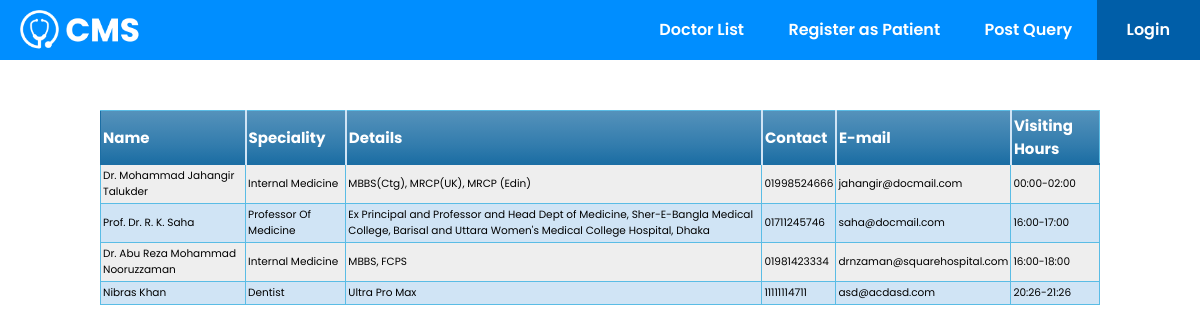
The app's page /doclist.php with its own data.
### tables this page shows
CREATE TABLE `doctor` (
  `id` int(5) NOT NULL,
  `username` varchar(50) NOT NULL,
  `Name` varchar(50) NOT NULL,
  `password` varchar(200) NOT NULL,
  `phone` varchar(15) NOT NULL,
  `Address` text NOT NULL,
  `hireDate` date NOT NULL,
  `resignDate` date DEFAULT NULL,
  `visitingHour` varchar(20) NOT NULL,
  `email` varchar(50) NOT NULL,
  `Speciality` varchar(50) NOT NULL,
  `Details` text DEFAULT NULL
);

### doclist.php (the view, shortened to what this page needs)
<?php
require "includes/db_connect.inc.php";
$sql_table = "Select Name,phone,visitingHour,email,speciality,details from doctor WHERE resignDate IS NULL ORDER BY hireDate DESC";
$result = mysqli_query($conn, $sql_table);
?>
<!DOCTYPE html>
<html lang="en">
<head>
<link rel="stylesheet" type="text/css" href="StyleSheet/topNav.css">
<link rel="stylesheet" type="text/css" href="StyleSheet/footer.css">
<link rel="stylesheet" type="text/css" href="StyleSheet/common.css">
<link rel="stylesheet" type="text/css" href="StyleSheet/table.css">
</head>
<body>
	<?php
		if(isset($_SESSION["userid"]) && isset($_SESSION["username"]))
		{
			include 'includes/homeTopNavIfLoggedIn.php';
		}
		else
		{
			include 'includes/homeTopNav.php';
		}
	?>
	<section class="common_container">
		<table style="margin-top: 50px" class="blueTable">
	            <thead>
	              <tr>
	                <th>Name</th>
	                <th>Speciality</th>
	                <th>Details</th>
	                <th>Contact</th>
	                <th>E-mail</th>
	                <th>Visiting Hours</th>
	              </tr>
	            </thead>
	            <tbody>
	              <?php while($row = mysqli_fetch_assoc($result)) { ?>
	              		<tr>
		                  <td><?php echo $row['Name']; ?></td>
		                  <td><?php echo $row['speciality']; ?></td>
		                  <td><?php echo $row['details'];?></td>
		                  <td><?php echo $row['phone']; ?></td>
		                  <td><?php echo $row['email']; ?></td>
		                  <td><?php echo $row['visitingHour']; ?></td>
	                	</tr>
	              	<?php } ?>
	            </tbody>
	          </table>
	</section>
</body>
</html>

### StyleSheet/common.css (style rules this page uses)
* { margin: 0; padding: 0; }
body { font-family: 'Poppins', sans-serif; scroll-behavior: smooth; }
.common_container { width: 1000px; margin-left: 50%; transform: translate(-50%); }

### StyleSheet/table.css (style rules this page uses)
table.blueTable { table-layout: auto ; width: 100% ; border: 1px solid #1C6EA4; background-color: #EEEEEE; text-align: left; border-collapse: collapse; }
table.blueTable td, table.blueTable th { border: 1px solid #5ABCE5; padding: 3px 2px; word-wrap: break-word; }
table.blueTable tbody td { font-size: 10.5px; }
table.blueTable tr:nth-child(even) { background: #D0E4F5; }
table.blueTable thead { background: #1C6EA4; background: -moz-linear-gradient(top, #5592bb 0%, #327cad 66%, #1C6EA4 100%); background: -webkit-linear-gradient(top, #5592bb 0%, #327cad 66%, #1C6EA4 100%); background: linear-gradient(to bottom, #5592bb 0%, #327cad 66%, #1C6EA4 100%); border-bottom: 2px solid #1C6EA4; }
table.blueTable thead th { font-size: 15px; font-weight: bold; color: #FFFFFF; border-left: 2px solid #D0E4F5; }
table.blueTable thead th:first-child { border-left: none; }

### records on screen
doctor: Name "Dr. Mohammad Jahangir Talukder", Speciality "Internal Medicine", Details "MBBS(Ctg), MRCP(UK), MRCP (Edin)", phone "01998524666", email "jahangir@docmail.com", visitingHour "00:00-02:00"
doctor: Name "Prof. Dr. R. K. Saha", Speciality "Professor Of Medicine", Details "Ex Principal and Professor and Head Dept of Medicine, Sher-E-Bangla Medical College, Barisal and Uttara Women's Medical College Hospital, Dhaka", phone "01711245746", email "saha@docmail.com", visitingHour "16:00-17:00"
doctor: Name "Dr. Abu Reza Mohammad Nooruzzaman", Speciality "Internal Medicine", Details "MBBS, FCPS", phone "01981423334", email "drnzaman@squarehospital.com", visitingHour "16:00-18:00"
doctor: Name "Nibras Khan", Speciality "Dentist", Details "Ultra Pro Max", phone "11111114711", email "asd@acdasd.com", visitingHour "20:26-21:26"
